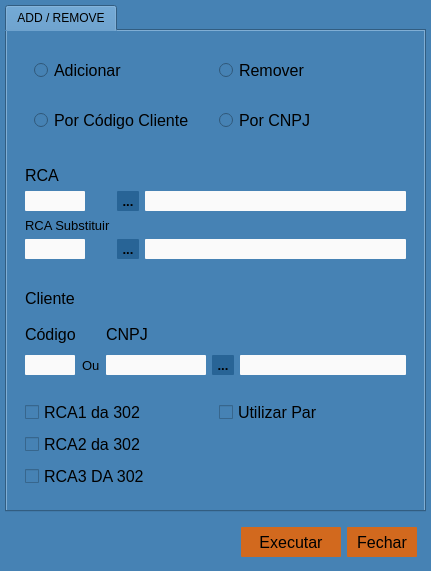
<?xml version="1.0" encoding="UTF-8"?>
<ui version="4.0">
 <class>tela</class>
 <widget class="QWidget" name="tela">
  <property name="geometry">
   <rect>
    <x>0</x>
    <y>0</y>
    <width>431</width>
    <height>571</height>
   </rect>
  </property>
  <property name="windowTitle">
   <string>Form</string>
  </property>
  <property name="styleSheet">
   <string notr="true">QWidget{
	background-color: rgb(70, 130, 180);
}

QLineEdit{
	background-color: rgb(250, 250, 250);
	border-radius: 1px;
}

QLineEdit::hover{
	background-color: rgb(255, 255, 255);
	border-radius: 3px;
}

QPushButton{
	background-color: rgb(210, 105, 30);
	border-radius: 1px;
}

QPushButton::hover{
	background-color: rgb(200, 95, 20);
	border-radius: 3px;
}

QToolButton{
	background-color: rgb(40, 100, 150);
	border-radius: 1px;
}

QToolButton::hover{
	background-color: rgb(50, 120, 160);
	border-radius: 1px;
}</string>
  </property>
  <layout class="QGridLayout" name="gridLayout">
   <property name="leftMargin">
    <number>5</number>
   </property>
   <property name="topMargin">
    <number>5</number>
   </property>
   <property name="rightMargin">
    <number>5</number>
   </property>
   <property name="bottomMargin">
    <number>5</number>
   </property>
   <item row="0" column="0">
    <widget class="QTabWidget" name="tab_wid">
     <property name="styleSheet">
      <string notr="true"/>
     </property>
     <property name="tabPosition">
      <enum>QTabWidget::North</enum>
     </property>
     <property name="tabShape">
      <enum>QTabWidget::Rounded</enum>
     </property>
     <property name="currentIndex">
      <number>0</number>
     </property>
     <property name="elideMode">
      <enum>Qt::ElideNone</enum>
     </property>
     <widget class="QWidget" name="add_rem_tab">
      <attribute name="title">
       <string>ADD / REMOVE</string>
      </attribute>
      <layout class="QVBoxLayout" name="verticalLayout">
       <item>
        <widget class="QWidget" name="wid_cima" native="true">
         <layout class="QVBoxLayout" name="verticalLayout_2">
          <item>
           <widget class="QWidget" name="wid_add_rem" native="true">
            <layout class="QHBoxLayout" name="horizontalLayout">
             <item>
              <widget class="QRadioButton" name="add_rbtt">
               <property name="font">
                <font>
                 <pointsize>12</pointsize>
                </font>
               </property>
               <property name="text">
                <string>Adicionar</string>
               </property>
              </widget>
             </item>
             <item>
              <widget class="QRadioButton" name="rem_rbtt">
               <property name="font">
                <font>
                 <pointsize>12</pointsize>
                </font>
               </property>
               <property name="text">
                <string>Remover</string>
               </property>
              </widget>
             </item>
            </layout>
           </widget>
          </item>
          <item>
           <widget class="QWidget" name="wid_cod_cnpj" native="true">
            <layout class="QHBoxLayout" name="horizontalLayout_2">
             <item>
              <widget class="QRadioButton" name="codcli_rbtt">
               <property name="font">
                <font>
                 <pointsize>12</pointsize>
                </font>
               </property>
               <property name="text">
                <string>Por Código Cliente</string>
               </property>
              </widget>
             </item>
             <item>
              <widget class="QRadioButton" name="cnpj_rbtt">
               <property name="font">
                <font>
                 <pointsize>12</pointsize>
                </font>
               </property>
               <property name="text">
                <string>Por CNPJ</string>
               </property>
              </widget>
             </item>
            </layout>
           </widget>
          </item>
         </layout>
        </widget>
       </item>
       <item>
        <widget class="QWidget" name="wid_meio_1" native="true">
         <layout class="QGridLayout" name="gridLayout_2">
          <item row="3" column="2">
           <widget class="QLineEdit" name="rcasub_nomeln">
            <property name="minimumSize">
             <size>
              <width>0</width>
              <height>20</height>
             </size>
            </property>
            <property name="readOnly">
             <bool>true</bool>
            </property>
           </widget>
          </item>
          <item row="1" column="1">
           <widget class="QToolButton" name="rca_tbtt">
            <property name="minimumSize">
             <size>
              <width>20</width>
              <height>20</height>
             </size>
            </property>
            <property name="font">
             <font>
              <pointsize>10</pointsize>
              <weight>75</weight>
              <bold>true</bold>
             </font>
            </property>
            <property name="text">
             <string>...</string>
            </property>
           </widget>
          </item>
          <item row="3" column="1">
           <widget class="QToolButton" name="rcasub_tbtt">
            <property name="minimumSize">
             <size>
              <width>20</width>
              <height>20</height>
             </size>
            </property>
            <property name="font">
             <font>
              <pointsize>10</pointsize>
              <weight>75</weight>
              <bold>true</bold>
             </font>
            </property>
            <property name="text">
             <string>...</string>
            </property>
           </widget>
          </item>
          <item row="3" column="0">
           <widget class="QLineEdit" name="rcasub_ln">
            <property name="minimumSize">
             <size>
              <width>0</width>
              <height>20</height>
             </size>
            </property>
            <property name="maximumSize">
             <size>
              <width>60</width>
              <height>16777215</height>
             </size>
            </property>
           </widget>
          </item>
          <item row="0" column="0">
           <widget class="QLabel" name="rca_lb">
            <property name="font">
             <font>
              <pointsize>12</pointsize>
             </font>
            </property>
            <property name="text">
             <string>RCA</string>
            </property>
           </widget>
          </item>
          <item row="1" column="2">
           <widget class="QLineEdit" name="rca_nome_ln">
            <property name="minimumSize">
             <size>
              <width>0</width>
              <height>20</height>
             </size>
            </property>
            <property name="readOnly">
             <bool>true</bool>
            </property>
           </widget>
          </item>
          <item row="1" column="0">
           <widget class="QLineEdit" name="rca_ln">
            <property name="minimumSize">
             <size>
              <width>0</width>
              <height>20</height>
             </size>
            </property>
            <property name="maximumSize">
             <size>
              <width>60</width>
              <height>16777215</height>
             </size>
            </property>
           </widget>
          </item>
          <item row="2" column="0">
           <widget class="QLabel" name="rcasub_lb">
            <property name="font">
             <font>
              <pointsize>10</pointsize>
             </font>
            </property>
            <property name="text">
             <string>RCA Substituir</string>
            </property>
           </widget>
          </item>
         </layout>
        </widget>
       </item>
       <item>
        <widget class="QWidget" name="wid_meio_2" native="true">
         <layout class="QGridLayout" name="gridLayout_3">
          <item row="2" column="2">
           <widget class="QLineEdit" name="cnpjcli_ln">
            <property name="minimumSize">
             <size>
              <width>0</width>
              <height>20</height>
             </size>
            </property>
            <property name="maximumSize">
             <size>
              <width>100</width>
              <height>16777215</height>
             </size>
            </property>
           </widget>
          </item>
          <item row="1" column="0">
           <widget class="QLabel" name="codcli_lb">
            <property name="font">
             <font>
              <pointsize>12</pointsize>
             </font>
            </property>
            <property name="text">
             <string>Código</string>
            </property>
           </widget>
          </item>
          <item row="2" column="3">
           <widget class="QToolButton" name="cli_tbtt">
            <property name="minimumSize">
             <size>
              <width>20</width>
              <height>20</height>
             </size>
            </property>
            <property name="font">
             <font>
              <pointsize>10</pointsize>
              <weight>75</weight>
              <bold>true</bold>
             </font>
            </property>
            <property name="text">
             <string>...</string>
            </property>
           </widget>
          </item>
          <item row="2" column="4">
           <widget class="QLineEdit" name="cliente_ln">
            <property name="minimumSize">
             <size>
              <width>0</width>
              <height>20</height>
             </size>
            </property>
            <property name="readOnly">
             <bool>true</bool>
            </property>
           </widget>
          </item>
          <item row="2" column="0">
           <widget class="QLineEdit" name="codcli_ln">
            <property name="minimumSize">
             <size>
              <width>0</width>
              <height>20</height>
             </size>
            </property>
            <property name="maximumSize">
             <size>
              <width>50</width>
              <height>16777215</height>
             </size>
            </property>
           </widget>
          </item>
          <item row="1" column="2">
           <widget class="QLabel" name="cnpjccli_lb">
            <property name="font">
             <font>
              <pointsize>12</pointsize>
             </font>
            </property>
            <property name="text">
             <string>CNPJ</string>
            </property>
           </widget>
          </item>
          <item row="0" column="0">
           <widget class="QLabel" name="cliente_lb">
            <property name="font">
             <font>
              <pointsize>12</pointsize>
             </font>
            </property>
            <property name="text">
             <string>Cliente</string>
            </property>
           </widget>
          </item>
          <item row="2" column="1">
           <widget class="QLabel" name="ou_lb">
            <property name="font">
             <font>
              <pointsize>10</pointsize>
             </font>
            </property>
            <property name="text">
             <string>Ou</string>
            </property>
           </widget>
          </item>
         </layout>
        </widget>
       </item>
       <item>
        <widget class="QWidget" name="wid_baix" native="true">
         <layout class="QGridLayout" name="gridLayout_4">
          <item row="0" column="0">
           <widget class="QCheckBox" name="rca1_302_cbox">
            <property name="font">
             <font>
              <pointsize>12</pointsize>
             </font>
            </property>
            <property name="text">
             <string>RCA1 da 302</string>
            </property>
           </widget>
          </item>
          <item row="0" column="1">
           <widget class="QCheckBox" name="util_par_cbox">
            <property name="font">
             <font>
              <pointsize>12</pointsize>
             </font>
            </property>
            <property name="text">
             <string>Utilizar Par</string>
            </property>
           </widget>
          </item>
          <item row="1" column="0">
           <widget class="QCheckBox" name="rca2_302_cbox">
            <property name="font">
             <font>
              <pointsize>12</pointsize>
             </font>
            </property>
            <property name="text">
             <string>RCA2 da 302</string>
            </property>
           </widget>
          </item>
          <item row="2" column="0">
           <widget class="QCheckBox" name="rca3_302_cbox">
            <property name="font">
             <font>
              <pointsize>12</pointsize>
             </font>
            </property>
            <property name="text">
             <string>RCA3 DA 302</string>
            </property>
           </widget>
          </item>
         </layout>
        </widget>
       </item>
      </layout>
     </widget>
    </widget>
   </item>
   <item row="1" column="0">
    <widget class="QWidget" name="wid_botoes" native="true">
     <property name="minimumSize">
      <size>
       <width>0</width>
       <height>40</height>
      </size>
     </property>
     <layout class="QHBoxLayout" name="horizontalLayout_3">
      <item>
       <spacer name="espc_esq_botoes">
        <property name="orientation">
         <enum>Qt::Horizontal</enum>
        </property>
        <property name="sizeHint" stdset="0">
         <size>
          <width>40</width>
          <height>20</height>
         </size>
        </property>
       </spacer>
      </item>
      <item>
       <widget class="QPushButton" name="executar_btt">
        <property name="minimumSize">
         <size>
          <width>100</width>
          <height>30</height>
         </size>
        </property>
        <property name="font">
         <font>
          <pointsize>12</pointsize>
          <weight>50</weight>
          <bold>false</bold>
         </font>
        </property>
        <property name="text">
         <string>Executar</string>
        </property>
       </widget>
      </item>
      <item>
       <widget class="QPushButton" name="fechar_btt">
        <property name="minimumSize">
         <size>
          <width>70</width>
          <height>30</height>
         </size>
        </property>
        <property name="font">
         <font>
          <pointsize>12</pointsize>
          <weight>50</weight>
          <bold>false</bold>
         </font>
        </property>
        <property name="text">
         <string>Fechar</string>
        </property>
       </widget>
      </item>
     </layout>
    </widget>
   </item>
  </layout>
 </widget>
 <tabstops>
  <tabstop>tab_wid</tabstop>
  <tabstop>add_rbtt</tabstop>
  <tabstop>rem_rbtt</tabstop>
  <tabstop>codcli_rbtt</tabstop>
  <tabstop>cnpj_rbtt</tabstop>
  <tabstop>rca_ln</tabstop>
  <tabstop>rca_tbtt</tabstop>
  <tabstop>rca_nome_ln</tabstop>
  <tabstop>rcasub_ln</tabstop>
  <tabstop>rcasub_tbtt</tabstop>
  <tabstop>rcasub_nomeln</tabstop>
  <tabstop>codcli_ln</tabstop>
  <tabstop>cnpjcli_ln</tabstop>
  <tabstop>cli_tbtt</tabstop>
  <tabstop>cliente_ln</tabstop>
  <tabstop>rca1_302_cbox</tabstop>
  <tabstop>rca2_302_cbox</tabstop>
  <tabstop>rca3_302_cbox</tabstop>
  <tabstop>util_par_cbox</tabstop>
  <tabstop>executar_btt</tabstop>
  <tabstop>fechar_btt</tabstop>
 </tabstops>
 <resources/>
 <connections/>
</ui>
